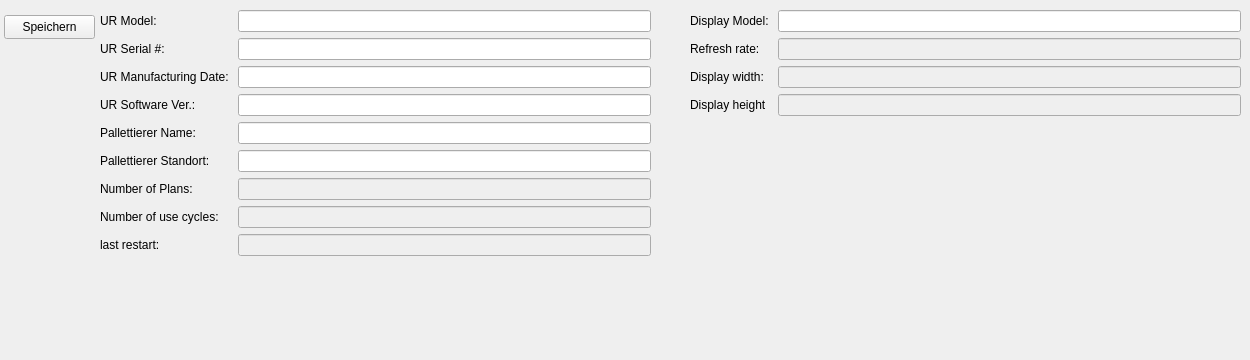
     <widget class="QWidget" name="PallettiererSpezifisch">
      <attribute name="title">
       <string>Info</string>
      </attribute>
      <widget class="QPushButton" name="ButtonZurueck_3">
       <property name="geometry">
        <rect>
         <x>0</x>
         <y>130</y>
         <width>81</width>
         <height>81</height>
        </rect>
       </property>
       <property name="cursor">
        <cursorShape>PointingHandCursor</cursorShape>
       </property>
       <property name="text">
        <string/>
       </property>
       <property name="icon">
        <iconset resource="MainWindowResources.qrc">
         <normaloff>:/Misc/imgs/zurueck.png</normaloff>:/Misc/imgs/zurueck.png</iconset>
       </property>
       <property name="iconSize">
        <size>
         <width>81</width>
         <height>81</height>
        </size>
       </property>
       <property name="flat">
        <bool>true</bool>
       </property>
      </widget>
      <widget class="QWidget" name="formLayoutWidget">
       <property name="geometry">
        <rect>
         <x>100</x>
         <y>10</y>
         <width>551</width>
         <height>341</height>
        </rect>
       </property>
       <layout class="QFormLayout" name="formLayout">
        <item row="0" column="0">
         <widget class="QLabel" name="label_11">
          <property name="text">
           <string>UR Model: </string>
          </property>
         </widget>
        </item>
        <item row="0" column="1">
         <widget class="QLineEdit" name="lineEditURModel"/>
        </item>
        <item row="1" column="0">
         <widget class="QLabel" name="label_12">
          <property name="text">
           <string>UR Serial #: </string>
          </property>
         </widget>
        </item>
        <item row="1" column="1">
         <widget class="QLineEdit" name="lineEditURSerialNo"/>
        </item>
        <item row="2" column="0">
         <widget class="QLabel" name="label_13">
          <property name="text">
           <string>UR Manufacturing Date: </string>
          </property>
         </widget>
        </item>
        <item row="2" column="1">
         <widget class="QLineEdit" name="lineEditURManufacturingDate"/>
        </item>
        <item row="3" column="0">
         <widget class="QLabel" name="label_14">
          <property name="text">
           <string>UR Software Ver.: </string>
          </property>
         </widget>
        </item>
        <item row="3" column="1">
         <widget class="QLineEdit" name="lineEditURSoftwareVer"/>
        </item>
        <item row="4" column="0">
         <widget class="QLabel" name="label_15">
          <property name="text">
           <string>Pallettierer Name: </string>
          </property>
         </widget>
        </item>
        <item row="4" column="1">
         <widget class="QLineEdit" name="lineEditURName"/>
        </item>
        <item row="5" column="0">
         <widget class="QLabel" name="label_16">
          <property name="text">
           <string>Pallettierer Standort: </string>
          </property>
         </widget>
        </item>
        <item row="5" column="1">
         <widget class="QLineEdit" name="lineEditURStandort"/>
        </item>
        <item row="6" column="0">
         <widget class="QLabel" name="label_17">
          <property name="text">
           <string>Number of Plans: </string>
          </property>
         </widget>
        </item>
        <item row="6" column="1">
         <widget class="QLineEdit" name="lineEditNumberPlans">
          <property name="enabled">
           <bool>false</bool>
          </property>
         </widget>
        </item>
        <item row="7" column="0">
         <widget class="QLabel" name="label_18">
          <property name="text">
           <string>Number of use cycles: </string>
          </property>
         </widget>
        </item>
        <item row="7" column="1">
         <widget class="QLineEdit" name="lineEditNumberCycles">
          <property name="enabled">
           <bool>false</bool>
          </property>
         </widget>
        </item>
        <item row="8" column="0">
         <widget class="QLabel" name="label_19">
          <property name="text">
           <string>last restart: </string>
          </property>
         </widget>
        </item>
        <item row="8" column="1">
         <widget class="QLineEdit" name="lineEditLastRestart">
          <property name="enabled">
           <bool>false</bool>
          </property>
         </widget>
        </item>
       </layout>
      </widget>
      <widget class="QWidget" name="formLayoutWidget_2">
       <property name="geometry">
        <rect>
         <x>690</x>
         <y>10</y>
         <width>551</width>
         <height>341</height>
        </rect>
       </property>
       <layout class="QFormLayout" name="formLayout_2">
        <item row="0" column="0">
         <widget class="QLabel" name="label_20">
          <property name="text">
           <string>Display Model: </string>
          </property>
         </widget>
        </item>
        <item row="0" column="1">
         <widget class="QLineEdit" name="lineEditDisplayModel"/>
        </item>
        <item row="1" column="0">
         <widget class="QLabel" name="label_21">
          <property name="text">
           <string>Refresh rate: </string>
          </property>
         </widget>
        </item>
        <item row="1" column="1">
         <widget class="QLineEdit" name="lineEditDisplayRefreshRate">
          <property name="enabled">
           <bool>false</bool>
          </property>
         </widget>
        </item>
        <item row="2" column="0">
         <widget class="QLabel" name="label_22">
          <property name="text">
           <string>Display width: </string>
          </property>
         </widget>
        </item>
        <item row="2" column="1">
         <widget class="QLineEdit" name="lineEditDisplayWidth">
          <property name="enabled">
           <bool>false</bool>
          </property>
         </widget>
        </item>
        <item row="3" column="0">
         <widget class="QLabel" name="label_23">
          <property name="text">
           <string>Display height</string>
          </property>
         </widget>
        </item>
        <item row="3" column="1">
         <widget class="QLineEdit" name="lineEditDisplayHeight">
          <property name="enabled">
           <bool>false</bool>
          </property>
         </widget>
        </item>
       </layout>
      </widget>
      <widget class="QPushButton" name="pushButtonSpeichern">
       <property name="geometry">
        <rect>
         <x>4</x>
         <y>15</y>
         <width>91</width>
         <height>24</height>
        </rect>
       </property>
       <property name="text">
        <string>Speichern</string>
       </property>
      </widget>
     </widget>
